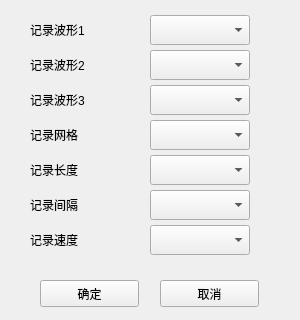
<?xml version="1.0" encoding="UTF-8"?>
<ui version="4.0">
 <class>Set_jilushezhi</class>
 <widget class="QWidget" name="Set_jilushezhi">
  <property name="geometry">
   <rect>
    <x>0</x>
    <y>0</y>
    <width>300</width>
    <height>320</height>
   </rect>
  </property>
  <property name="windowTitle">
   <string>记录设置</string>
  </property>
  <widget class="QPushButton" name="pushButton_2">
   <property name="geometry">
    <rect>
     <x>160</x>
     <y>280</y>
     <width>99</width>
     <height>27</height>
    </rect>
   </property>
   <property name="text">
    <string>取消</string>
   </property>
  </widget>
  <widget class="QPushButton" name="pushButton">
   <property name="geometry">
    <rect>
     <x>40</x>
     <y>280</y>
     <width>99</width>
     <height>27</height>
    </rect>
   </property>
   <property name="text">
    <string>确定</string>
   </property>
  </widget>
  <widget class="QLabel" name="label_5">
   <property name="geometry">
    <rect>
     <x>30</x>
     <y>160</y>
     <width>70</width>
     <height>20</height>
    </rect>
   </property>
   <property name="text">
    <string>记录长度</string>
   </property>
  </widget>
  <widget class="QComboBox" name="comboBox_5">
   <property name="geometry">
    <rect>
     <x>150</x>
     <y>155</y>
     <width>100</width>
     <height>30</height>
    </rect>
   </property>
   <property name="maxVisibleItems">
    <number>2</number>
   </property>
  </widget>
  <widget class="QComboBox" name="comboBox_3">
   <property name="geometry">
    <rect>
     <x>150</x>
     <y>85</y>
     <width>100</width>
     <height>30</height>
    </rect>
   </property>
   <property name="maxVisibleItems">
    <number>10</number>
   </property>
  </widget>
  <widget class="QComboBox" name="comboBox_2">
   <property name="geometry">
    <rect>
     <x>150</x>
     <y>50</y>
     <width>100</width>
     <height>30</height>
    </rect>
   </property>
   <property name="maxVisibleItems">
    <number>10</number>
   </property>
  </widget>
  <widget class="QComboBox" name="comboBox">
   <property name="geometry">
    <rect>
     <x>150</x>
     <y>15</y>
     <width>100</width>
     <height>30</height>
    </rect>
   </property>
  </widget>
  <widget class="QLabel" name="label_2">
   <property name="geometry">
    <rect>
     <x>30</x>
     <y>55</y>
     <width>70</width>
     <height>20</height>
    </rect>
   </property>
   <property name="text">
    <string>记录波形2</string>
   </property>
  </widget>
  <widget class="QLabel" name="label_3">
   <property name="geometry">
    <rect>
     <x>30</x>
     <y>90</y>
     <width>70</width>
     <height>20</height>
    </rect>
   </property>
   <property name="text">
    <string>记录波形3</string>
   </property>
  </widget>
  <widget class="QComboBox" name="comboBox_6">
   <property name="geometry">
    <rect>
     <x>150</x>
     <y>190</y>
     <width>100</width>
     <height>30</height>
    </rect>
   </property>
   <property name="maxVisibleItems">
    <number>11</number>
   </property>
  </widget>
  <widget class="QLabel" name="label">
   <property name="geometry">
    <rect>
     <x>30</x>
     <y>20</y>
     <width>70</width>
     <height>20</height>
    </rect>
   </property>
   <property name="text">
    <string>记录波形1</string>
   </property>
  </widget>
  <widget class="QLabel" name="label_4">
   <property name="geometry">
    <rect>
     <x>30</x>
     <y>125</y>
     <width>70</width>
     <height>20</height>
    </rect>
   </property>
   <property name="text">
    <string>记录网格</string>
   </property>
  </widget>
  <widget class="QLabel" name="label_6">
   <property name="geometry">
    <rect>
     <x>30</x>
     <y>195</y>
     <width>70</width>
     <height>20</height>
    </rect>
   </property>
   <property name="text">
    <string>记录间隔</string>
   </property>
  </widget>
  <widget class="QComboBox" name="comboBox_4">
   <property name="geometry">
    <rect>
     <x>150</x>
     <y>120</y>
     <width>100</width>
     <height>30</height>
    </rect>
   </property>
   <property name="maxVisibleItems">
    <number>2</number>
   </property>
  </widget>
  <widget class="QComboBox" name="comboBox_7">
   <property name="geometry">
    <rect>
     <x>150</x>
     <y>225</y>
     <width>100</width>
     <height>30</height>
    </rect>
   </property>
   <property name="maxVisibleItems">
    <number>3</number>
   </property>
  </widget>
  <widget class="QLabel" name="label_7">
   <property name="geometry">
    <rect>
     <x>30</x>
     <y>230</y>
     <width>70</width>
     <height>20</height>
    </rect>
   </property>
   <property name="text">
    <string>记录速度</string>
   </property>
  </widget>
 </widget>
 <resources/>
 <connections/>
</ui>
